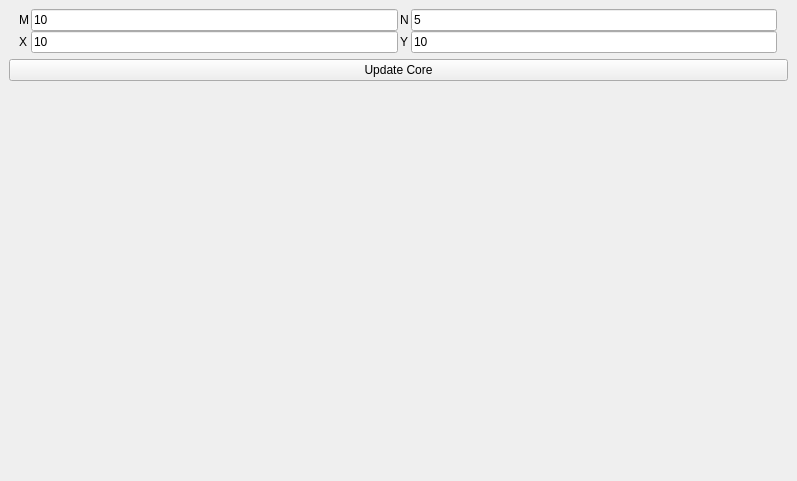
<?xml version="1.0" encoding="UTF-8"?>
<ui version="4.0">
 <class>coreDockWidget</class>
 <widget class="QDockWidget" name="coreDockWidget">
  <property name="geometry">
   <rect>
    <x>0</x>
    <y>0</y>
    <width>797</width>
    <height>481</height>
   </rect>
  </property>
  <property name="sizePolicy">
   <sizepolicy hsizetype="Expanding" vsizetype="Expanding">
    <horstretch>0</horstretch>
    <verstretch>0</verstretch>
   </sizepolicy>
  </property>
  <property name="windowTitle">
   <string>Core</string>
  </property>
  <widget class="QWidget" name="coreDockWidgetVerticalLayout">
   <layout class="QVBoxLayout" name="verticalLayout">
    <item>
     <widget class="QWidget" name="widget" native="true">
      <property name="enabled">
       <bool>true</bool>
      </property>
      <property name="sizePolicy">
       <sizepolicy hsizetype="Preferred" vsizetype="Preferred">
        <horstretch>0</horstretch>
        <verstretch>0</verstretch>
       </sizepolicy>
      </property>
      <layout class="QGridLayout" name="gridLayout_3">
       <property name="leftMargin">
        <number>10</number>
       </property>
       <property name="topMargin">
        <number>0</number>
       </property>
       <property name="rightMargin">
        <number>11</number>
       </property>
       <property name="bottomMargin">
        <number>0</number>
       </property>
       <property name="horizontalSpacing">
        <number>2</number>
       </property>
       <property name="verticalSpacing">
        <number>0</number>
       </property>
       <item row="1" column="1">
        <widget class="QLineEdit" name="mNodesLineEdit">
         <property name="text">
          <string>10</string>
         </property>
        </widget>
       </item>
       <item row="1" column="0">
        <widget class="QLabel" name="mNodesLabel">
         <property name="text">
          <string>M</string>
         </property>
        </widget>
       </item>
       <item row="3" column="1">
        <widget class="QLineEdit" name="xSizeLineEdit">
         <property name="text">
          <string>10</string>
         </property>
        </widget>
       </item>
       <item row="3" column="2">
        <widget class="QLabel" name="ySizeLabel">
         <property name="text">
          <string>Y</string>
         </property>
        </widget>
       </item>
       <item row="3" column="3">
        <widget class="QLineEdit" name="ySizeLineEdit">
         <property name="text">
          <string>10</string>
         </property>
        </widget>
       </item>
       <item row="3" column="0">
        <widget class="QLabel" name="xSizeLabel">
         <property name="text">
          <string>X</string>
         </property>
        </widget>
       </item>
       <item row="1" column="2">
        <widget class="QLabel" name="nNodesLabel">
         <property name="text">
          <string>N</string>
         </property>
        </widget>
       </item>
       <item row="1" column="3">
        <widget class="QLineEdit" name="nNodesLineEdit">
         <property name="text">
          <string>5</string>
         </property>
        </widget>
       </item>
      </layout>
      <zorder>gridLayoutWidget_2</zorder>
      <zorder>mNodesLabel</zorder>
      <zorder>xSizeLabel</zorder>
      <zorder>xSizeLineEdit</zorder>
      <zorder>ySizeLabel</zorder>
      <zorder>ySizeLineEdit</zorder>
      <zorder>mNodesLineEdit</zorder>
      <zorder>nNodesLabel</zorder>
      <zorder>nNodesLineEdit</zorder>
     </widget>
    </item>
    <item>
     <widget class="QPushButton" name="updateCorePushButton">
      <property name="text">
       <string>Update Core</string>
      </property>
     </widget>
    </item>
    <item>
     <widget class="QWidget" name="coreWidget" native="true">
      <property name="sizePolicy">
       <sizepolicy hsizetype="Expanding" vsizetype="Expanding">
        <horstretch>0</horstretch>
        <verstretch>0</verstretch>
       </sizepolicy>
      </property>
      <layout class="QGridLayout" name="gridLayout"/>
     </widget>
    </item>
    <item>
     <spacer name="verticalSpacer">
      <property name="orientation">
       <enum>Qt::Vertical</enum>
      </property>
      <property name="sizeType">
       <enum>QSizePolicy::Expanding</enum>
      </property>
      <property name="sizeHint" stdset="0">
       <size>
        <width>20</width>
        <height>40</height>
       </size>
      </property>
     </spacer>
    </item>
   </layout>
  </widget>
 </widget>
 <resources/>
 <connections/>
</ui>
